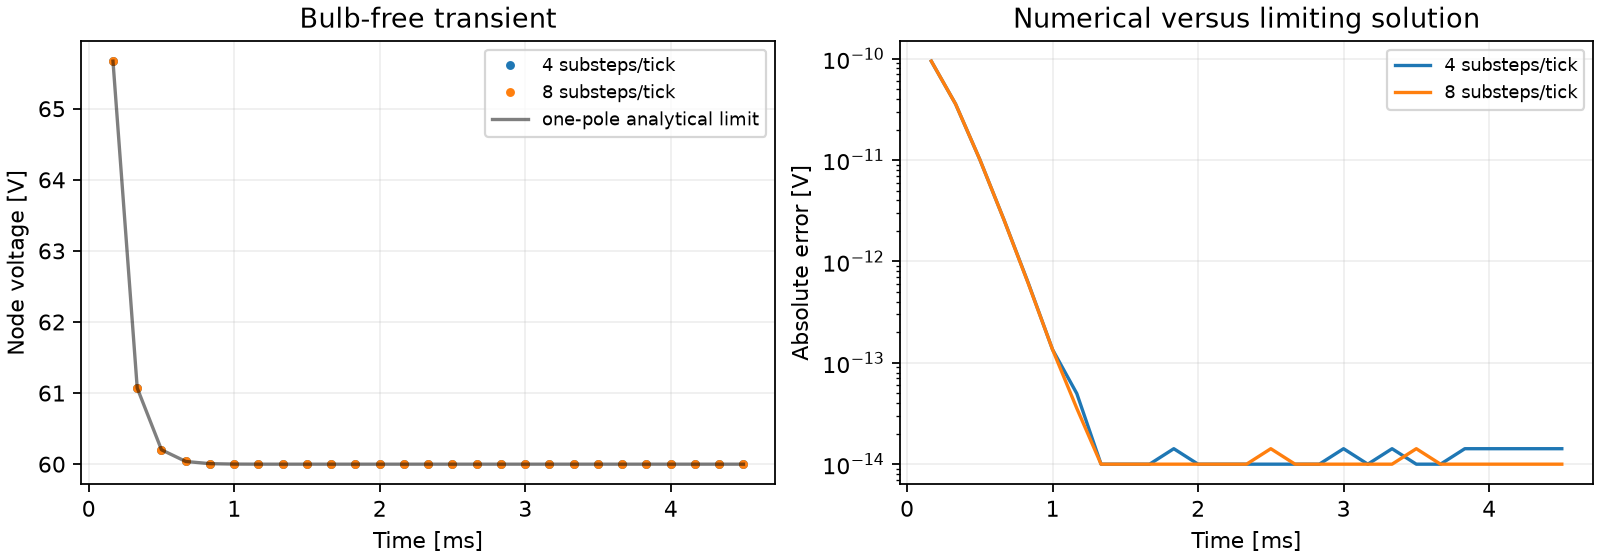

Python code for this plot:
"""Reproduce a bulb-free analytical check, with five fixed seeds and dt halving.

Illustrative limit: Re=1e15 ohm decouples the input; Rth=10 kohm, C=10 nF,
Vth=60 V, initial perturbation=30 V. No physical measurements are used.
"""

from dataclasses import replace
from pathlib import Path
import json
import matplotlib

matplotlib.use("Agg")
import matplotlib.pyplot as plt
import numpy as np
from plasma_rc.simulation.config import circuit
from plasma_rc.simulation.model import simulate


def main():
    p = replace(
        circuit(),
        bulb=False,
        V_th=60.0,
        R_th=1e4,
        C=1e-8,
        Re=1e15,
        tau_aa=1e-12,
        noise_counts=0.0,
        k_v=0.04,
        adc_bits=10,
        v_ref=5.0,
    )
    rows = []
    fig, ax = plt.subplots(1, 2, figsize=(10, 3.5), layout="constrained")
    for substeps in (4, 8):
        errors = []
        for seed in range(5):
            cap, tr = simulate(
                p,
                np.zeros(6),
                4,
                2665,
                np.random.default_rng(seed),
                substeps,
                channels="3",
                dv0=30.0,
                trace=True,
            )
            expected = 60.0 + 30.0 * np.exp(-tr["t"] / 1e-4)
            errors.append(float(np.max(np.abs(tr["v"] - expected))))
        rows.append({"substeps": substeps, "max_voltage_error_V_per_seed": errors})
        ax[0].plot(tr["t"] * 1e3, tr["v"], ".", label=f"{substeps} substeps/tick")
        ax[1].semilogy(
            tr["t"] * 1e3,
            np.maximum(np.abs(tr["v"] - expected), 1e-14),
            label=f"{substeps} substeps/tick",
        )
    ax[0].plot(
        tr["t"] * 1e3, expected, "k-", alpha=0.5, label="one-pole analytical limit"
    )
    ax[0].set(
        xlabel="Time [ms]", ylabel="Node voltage [V]", title="Bulb-free transient"
    )
    ax[1].set(
        xlabel="Time [ms]",
        ylabel="Absolute error [V]",
        title="Numerical versus limiting solution",
    )
    for a in ax:
        a.legend(fontsize=8)
        a.grid(alpha=0.2)
    out = Path(__file__).parent
    fig.savefig(out / "linear_response.svg")
    fig.savefig(out / "linear_response.png", dpi=160)
    print(json.dumps({"seeds": list(range(5)), "checks": rows}, indent=2))


if __name__ == "__main__":
    main()
